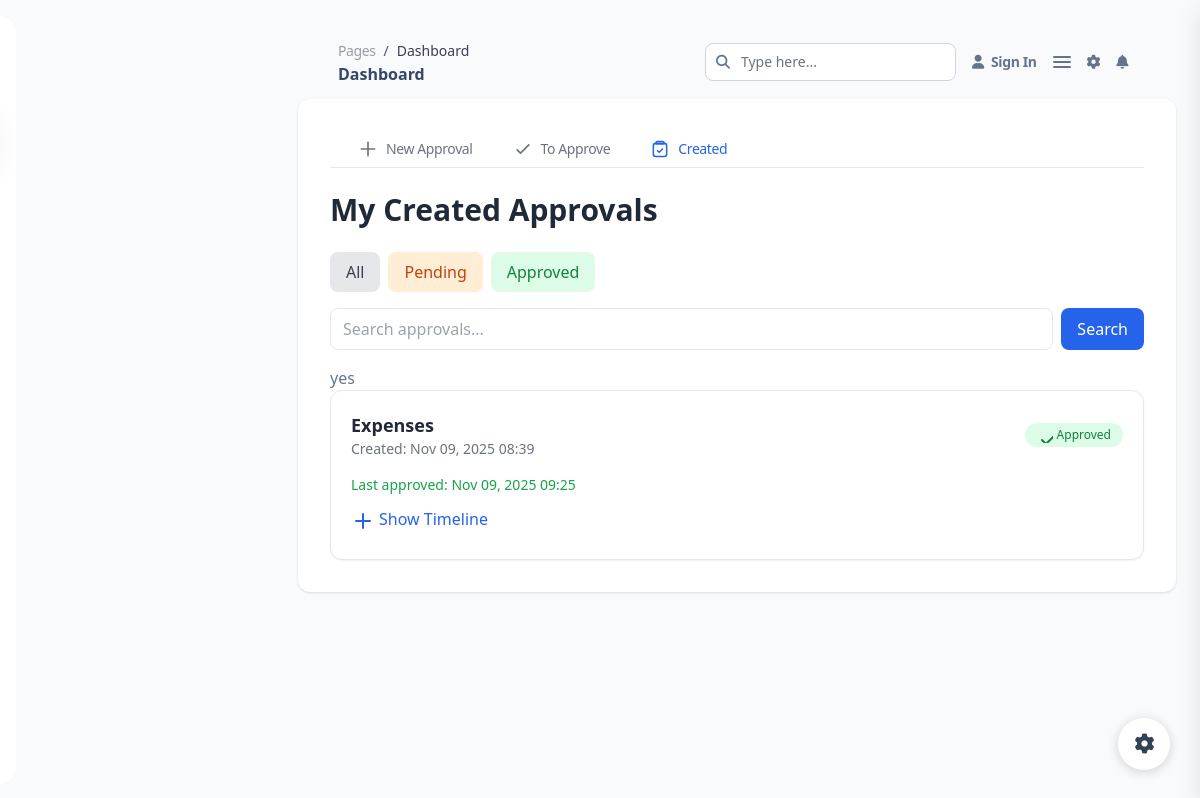
/approvals/my-created/ (signed in), run on an earlier commit of the app's database.
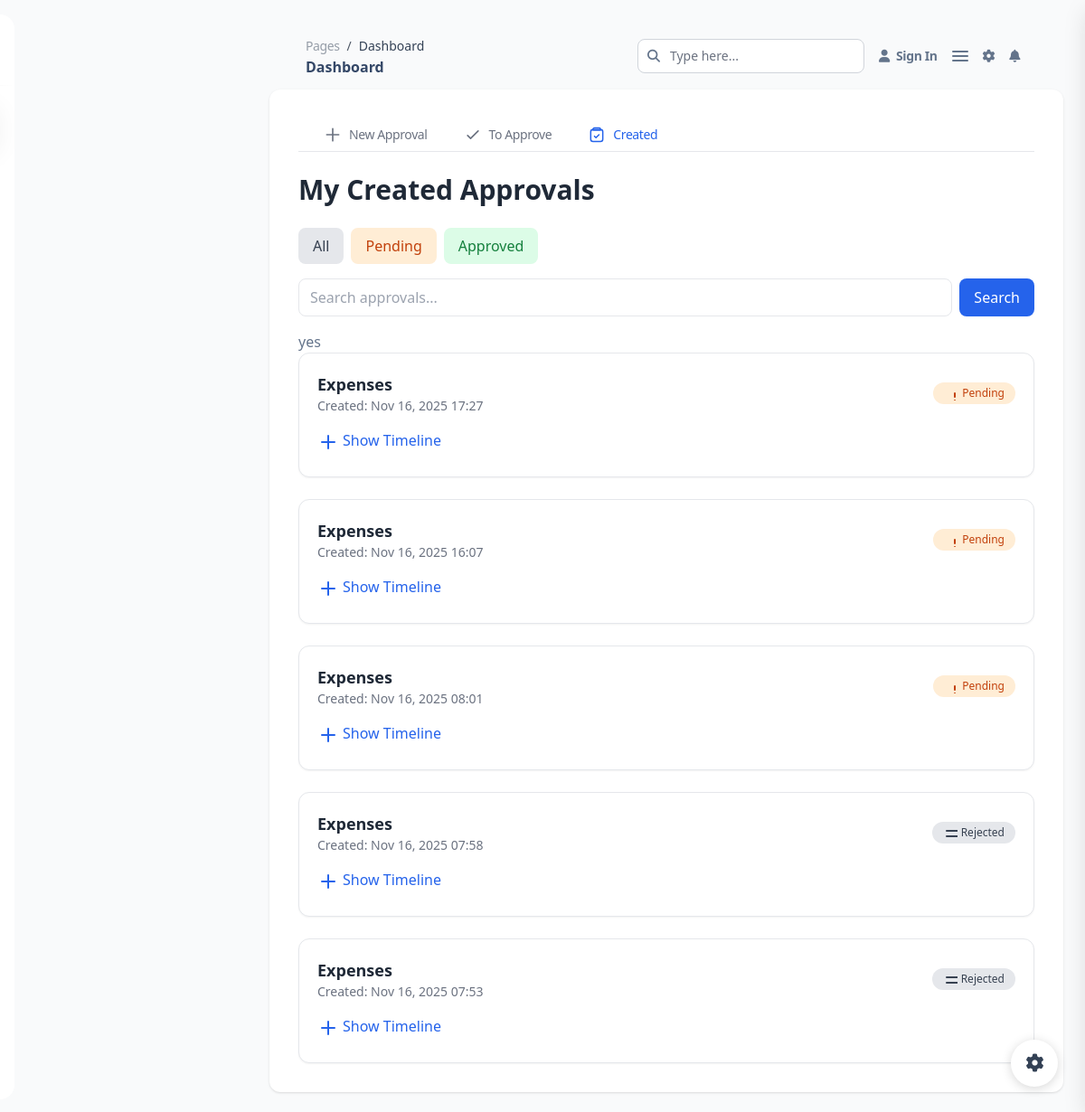
And on a later commit of the database.
### approvals/models.py (models this page shows, shortened)
class ApprovalRecord(models.Model):
    STATUS_CHOICES = [
        ("pending", "Pending"),
        ("approved", "Approved"),
        ("rejected", "Rejected"),
        ("notified", "Notified"),
    ]
    approval_type = models.ForeignKey(ApprovalType, on_delete=models.CASCADE)
    approver = models.ForeignKey(Employee, on_delete=models.CASCADE, related_name="approvals")
    creator = models.ForeignKey(Employee, on_delete=models.CASCADE, related_name="created_approvals")
    content_type = models.ForeignKey(ContentType, on_delete=models.CASCADE, blank=True, null=True)
    object_id = models.PositiveIntegerField(blank=True, null=True)
    content_object = GenericForeignKey("content_type", "object_id")
    level = models.PositiveIntegerField(default=1)
    status = models.CharField(max_length=20, choices=STATUS_CHOICES, default="pending")
    comment = models.TextField(blank=True, null=True)
    approved_at = models.DateTimeField(blank=True, null=True)
    is_proper_approver = models.BooleanField(default=True)
    was_notified = models.BooleanField(default=False)
    rich_content = HTMLField(blank=True, null=True)
    created_at = models.DateTimeField(auto_now_add=True)
    updated_at = models.DateTimeField(auto_now=True)

class ApprovalType(models.Model):
    name = models.CharField(max_length=100, unique=True)
    description = models.TextField(blank=True, null=True)

### approvals/web/views.py (the view)
# urls.py: path("my-created/", web_views.my_created_approvals, name="my-created-approvals"),
def my_created_approvals(request):
    user = Employee.objects.get(employee_code=request.user.username)
    approvals = ApprovalRecord.objects.filter(creator=user).select_related(
        "approval_type", "approver", "creator"
    ).prefetch_related("approval_type__flows").order_by("-created_at")[:5]
    items = build_approval_timeline(approvals)
    return render(request, "approvals/my_created_approvals.html", {
        "items": items,
    })

### approvals/templates/approvals/my_created_approvals.html (shortened to what this page needs)
{% extends "configs/base.html" %}
{% load static %}
{% block content %}
{% include 'configs/partials/sidebar.html' %}
<main class="ease-soft-in-out xl:ml-68.5 p-4 sm:p-6">
  {% include 'configs/partials/main-top-nav.html' %}
  <div class="bg-white rounded-xl shadow p-6 sm:p-8 max-w-6xl w-full mx-auto">
    {% include 'approvals/partials/approval_tabs.html' %}
    <h6 class="text-2xl sm:text-3xl font-semibold mb-6 text-gray-800">My Created Approvals</h6>
    <div class="flex flex-wrap gap-2 mb-4">
      <button
        hx-get="{% url 'search-my-created-approvals' %}?filter=all"
        hx-target="#approvals-list"
        hx-indicator="#spinner"
        class="filter-btn px-4 py-2 rounded-lg bg-gray-200 text-gray-700 hover:bg-gray-300">
        All
      </button>
      <button
        hx-get="{% url 'search-my-created-approvals' %}?filter=pending"
        hx-target="#approvals-list"
        hx-indicator="#spinner"
        class="filter-btn px-4 py-2 rounded-lg bg-orange-100 text-orange-700 hover:bg-orange-200">
        Pending
      </button>
      <button
        hx-get="{% url 'search-my-created-approvals' %}?filter=approved"
        hx-target="#approvals-list"
        hx-indicator="#spinner"
        class="filter-btn px-4 py-2 rounded-lg bg-green-100 text-green-700 hover:bg-green-200">
        Approved
      </button>
    </div>
    <div class="mb-4">
      <form id="search-form" hx-get="{% url 'search-my-created-approvals' %}" hx-target="#approvals-list" hx-indicator="#spinner" class="flex flex-col sm:flex-row gap-2">
        <input
          type="text"
          name="search"
          placeholder="Search approvals..."
          class="flex-1 border rounded-lg px-3 py-2 focus:outline-none focus:ring-2 focus:ring-blue-500"
        >
        <button type="submit" class="px-4 py-2 bg-blue-600 text-white rounded-lg hover:bg-blue-700 transition">
          Search
        </button>
      </form>
    </div>
    <div id="approvals-list">
        yes
      {% include "approvals/partials/my_created_approvals_list.html" %}
    </div>
  </div>
</main>
{% endblock %}

### approvals/templates/approvals/partials/my_created_approvals_list.html (shortened to what this page needs)
{% if items %}
<div class="space-y-6">
  {% for item in items|slice:":5" %}
  <div class="border rounded-xl p-5 shadow-sm bg-white">
    <div class="flex flex-col sm:flex-row justify-between items-start sm:items-center mb-4">
      <div>
        <p class="text-lg font-semibold text-gray-800">
          {{ item.approval.approval_type.name }}
        </p>
        <p class="text-sm text-gray-500">
          Created: {{ item.approval.created_at|date:"M d, Y H:i" }}
        </p>
      </div>
      <span class="flex items-center gap-1 text-xs px-3 py-1 rounded-full mt-2 sm:mt-0
        {% if item.approval.status == 'approved' %} bg-green-100 text-green-700
        {% elif item.approval.status == 'pending' %} bg-orange-100 text-orange-700
        {% else %} bg-gray-200 text-gray-700 {% endif %}">
        {% if item.approval.status == 'approved' %}
          <svg class="h-4 w-4" fill="none" stroke="currentColor">
            <path stroke-linecap="round" stroke-linejoin="round" stroke-width="2"
                  d="M5 13l4 4L19 7" />
          </svg>
        {% elif item.approval.status == 'pending' %}
          <svg class="h-4 w-4" fill="none" stroke="currentColor">
            <path stroke-linecap="round" stroke-linejoin="round" stroke-width="2"
                  d="M12 8v4m0 4h.01" />
          </svg>
        {% else %}
          <svg class="h-4 w-4" fill="none" stroke="currentColor">
            <path stroke-linecap="round" stroke-linejoin="round" stroke-width="2"
                  d="M4 6h16M4 12h16M4 18h16" />
          </svg>
        {% endif %}
        {{ item.approval.status|title }}
      </span>
    </div>
    {% if item.last_approval_date %}
    <p class="text-sm text-green-600 mb-3">
      Last approved: {{ item.last_approval_date|date:"M d, Y H:i" }}
    </p>
    {% endif %}
    <div x-data="{ open: false }" class="mt-3">
      <button @click="open = !open"
              class="flex items-center gap-2 text-blue-600 hover:underline mb-2">
        <svg x-show="!open" class="h-5 w-5" fill="none" stroke="currentColor">
          <path stroke-linecap="round" stroke-linejoin="round" stroke-width="2"
                d="M12 5v14m7-7H5" />
        </svg>
        Show Timeline
      </button>
    </div>
  </div>
  {% endfor %}
</div>
{% else %}
<p class="text-gray-500 text-center py-6">No approvals found.</p>
{% endif %}

What changed in the data, as far as the page shows it:
no longer on this page (row unchanged): ApprovalRecord: approval.approval_type.name "Expenses", approval.created_at "Nov 09, 2025 08:39", approval.status "Approved", last_approval_date "Nov 09, 2025 09:25"
added ApprovalRecord: approval.approval_type.name "Expenses", approval.created_at "Nov 16, 2025 17:27", approval.status "Pending"
added ApprovalRecord: approval.approval_type.name "Expenses", approval.created_at "Nov 16, 2025 16:07", approval.status "Pending"
added ApprovalRecord: approval.approval_type.name "Expenses", approval.created_at "Nov 16, 2025 08:01", approval.status "Pending"
added ApprovalRecord: approval.approval_type.name "Expenses", approval.created_at "Nov 16, 2025 07:58", approval.status "Rejected"
added ApprovalRecord: approval.approval_type.name "Expenses", approval.created_at "Nov 16, 2025 07:53", approval.status "Rejected"
